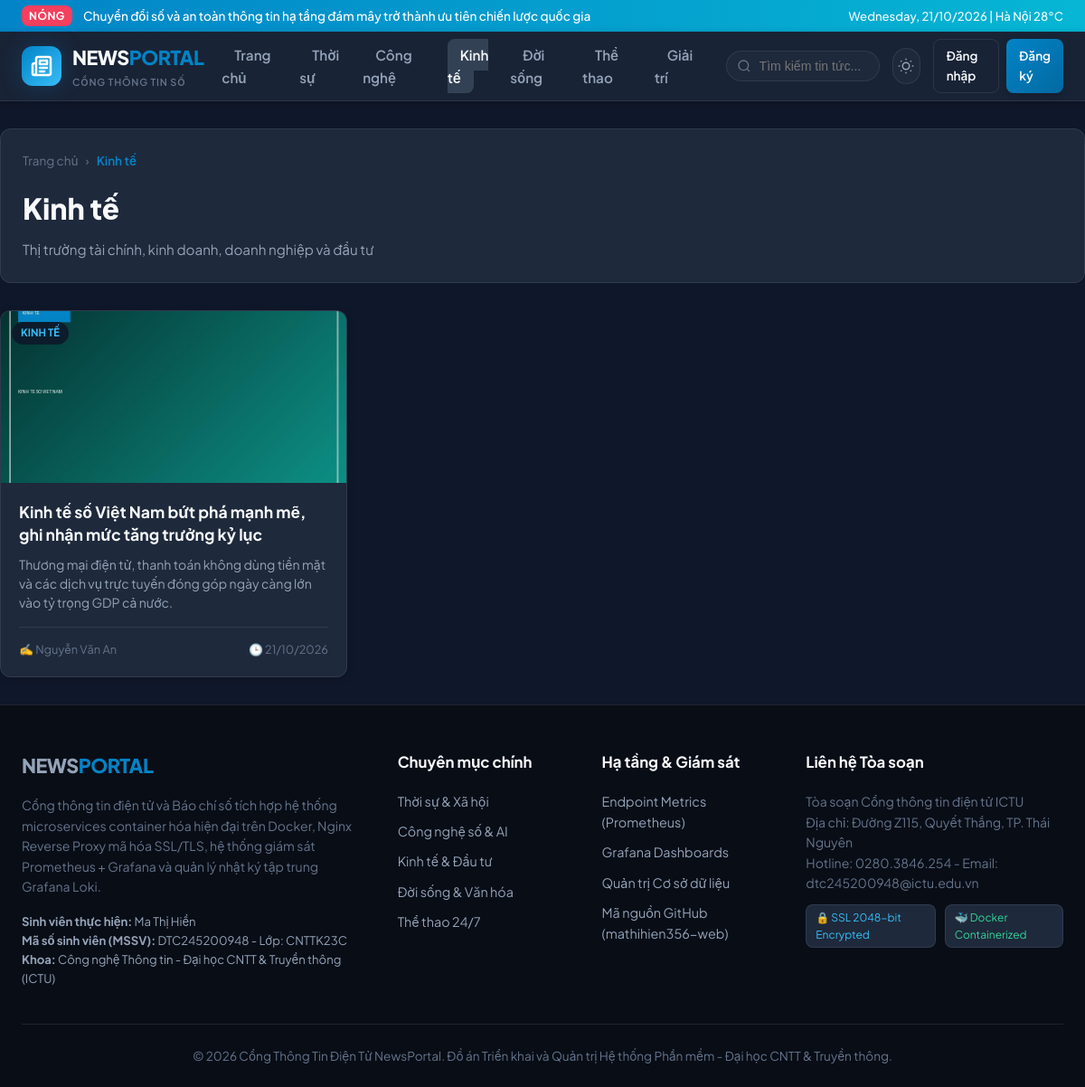
/webapp/category.php?slug=kinh-te, run on the app's committed database.
### tables this page shows
CREATE TABLE `categories` (
    `id` INT AUTO_INCREMENT PRIMARY KEY,
    `name` VARCHAR(100) NOT NULL,
    `slug` VARCHAR(100) NOT NULL UNIQUE,
    `description` VARCHAR(255) NULL,
    `icon` VARCHAR(50) DEFAULT 'newspaper',
    `display_order` INT NOT NULL DEFAULT 0,
    `created_at` TIMESTAMP DEFAULT CURRENT_TIMESTAMP,
    INDEX `idx_cat_slug` (`slug`)
);

CREATE TABLE `articles` (
    `id` INT AUTO_INCREMENT PRIMARY KEY,
    `category_id` INT NOT NULL,
    `author_id` INT NOT NULL,
    `title` VARCHAR(255) NOT NULL,
    `slug` VARCHAR(255) NOT NULL UNIQUE,
    `summary` TEXT NOT NULL,
    `content` LONGTEXT NOT NULL,
    `thumbnail` VARCHAR(255) NULL,
    `views` INT NOT NULL DEFAULT 0,
    `is_featured` TINYINT(1) NOT NULL DEFAULT 0,
    `status` ENUM('draft', 'published', 'archived') NOT NULL DEFAULT 'published',
    `published_at` TIMESTAMP DEFAULT CURRENT_TIMESTAMP,
    `created_at` TIMESTAMP DEFAULT CURRENT_TIMESTAMP,
    `updated_at` TIMESTAMP DEFAULT CURRENT_TIMESTAMP ON UPDATE CURRENT_TIMESTAMP,
    CONSTRAINT `fk_articles_category` FOREIGN KEY (`category_id`) REFERENCES `categories` (`id`) ON DELETE CASCADE,
    CONSTRAINT `fk_articles_author` FOREIGN KEY (`author_id`) REFERENCES `users` (`id`) ON DELETE CASCADE,
    INDEX `idx_art_status_pub` (`status`, `published_at`),
    INDEX `idx_art_featured` (`is_featured`),
    INDEX `idx_art_category` (`category_id`),
    INDEX `idx_art_author` (`author_id`)
);

CREATE TABLE `users` (
    `id` INT AUTO_INCREMENT PRIMARY KEY,
    `username` VARCHAR(50) NOT NULL UNIQUE,
    `email` VARCHAR(100) NOT NULL UNIQUE,
    `password_hash` VARCHAR(255) NOT NULL,
    `full_name` VARCHAR(100) NOT NULL,
    `role` ENUM('admin', 'author', 'reader') NOT NULL DEFAULT 'reader',
    `avatar` VARCHAR(255) DEFAULT '/assets/images/default-avatar.png',
    `bio` TEXT NULL,
    `is_active` TINYINT(1) NOT NULL DEFAULT 1,
    `created_at` TIMESTAMP DEFAULT CURRENT_TIMESTAMP,
    `updated_at` TIMESTAMP DEFAULT CURRENT_TIMESTAMP ON UPDATE CURRENT_TIMESTAMP,
    INDEX `idx_user_role` (`role`),
    INDEX `idx_user_active` (`is_active`)
);

### webapp/includes/auth.php (called while the page is built, shortened)
<?php
function e($str) {
    return htmlspecialchars($str ?? '', ENT_QUOTES, 'UTF-8');
}
function is_logged_in() {
    return !empty($_SESSION['user_id']);
}
function current_user() {
    if (!is_logged_in()) {
        return null;
    }
    return [
        'id'        => $_SESSION['user_id'],
        'username'  => $_SESSION['username'],
        'full_name' => $_SESSION['full_name'],
        'role'      => $_SESSION['role'],
        'email'     => $_SESSION['email'] ?? '',
        'avatar'    => $_SESSION['avatar'] ?? '/assets/images/default-avatar.png'
    ];
}

### webapp/category.php (the view, shortened to what this page needs)
<?php
$slug = $_GET['slug'] ?? '';
$db = get_db_connection();
$stmt = $db->prepare("SELECT * FROM categories WHERE slug = ? LIMIT 1");
$stmt->execute([$slug]);
$category = $stmt->fetch();
$stmt = $db->prepare("
    SELECT a.*, u.full_name AS author_name
    FROM articles a
    JOIN users u ON a.author_id = u.id
    WHERE a.category_id = ? AND a.status = 'published'
    ORDER BY a.published_at DESC
");
$stmt->execute([$category['id']]);
$articles = $stmt->fetchAll();
require_once __DIR__ . '/includes/header.php';
?>
<div class="container" style="padding: 30px 0;">
    <div style="margin-bottom: 30px; padding: 24px; background: var(--bg-surface); border-radius: var(--radius-md); border: 1px solid var(--border-color);">
        <nav class="article-breadcrumb">
            <a href="/">Trang chủ</a> &rsaquo;
            <span style="color: var(--primary); font-weight: 600;"><?= e($category['name']) ?></span>
        </nav>
        <h1 style="font-size: 2rem; font-weight: 800; margin-bottom: 8px;"><?= e($category['name']) ?></h1>
        <p style="color: var(--text-secondary); font-size: 0.95rem;"><?= e($category['description']) ?></p>
    </div>
    <?php if (empty($articles)): ?>
        <div style="text-align: center; padding: 60px 0; color: var(--text-muted);">
            <p style="font-size: 1.1rem;">Chưa có bài viết nào trong chuyên mục này.</p>
        </div>
    <?php else: ?>
        <div class="article-cards-grid">
            <?php foreach ($articles as $art): ?>
                <article class="article-card">
                    <a href="/article.php?slug=<?= e($art['slug']) ?>" class="card-thumb-wrap">
                        <img src="<?= e($art['thumbnail'] ?: '/assets/images/default-news.jpg') ?>"
                             alt="<?= e($art['title']) ?>" class="card-thumb"
                             onerror="this.src='https://images.unsplash.com/photo-1504384308090-c894fdcc538d?w=600&auto=format&fit=crop&q=80'">
                        <span class="card-category-badge"><?= e($category['name']) ?></span>
                    </a>
                    <div class="card-body">
                        <h3 class="card-title">
                            <a href="/article.php?slug=<?= e($art['slug']) ?>"><?= e($art['title']) ?></a>
                        </h3>
                        <p class="card-summary"><?= e($art['summary']) ?></p>
                        <div class="card-footer">
                            <span>✍️ <?= e($art['author_name']) ?></span>
                            <span>🕒 <?= date('d/m/Y', strtotime($art['published_at'])) ?></span>
                        </div>
                    </div>
                </article>
            <?php endforeach; ?>
        </div>
    <?php endif; ?>
</div>
<?php require_once __DIR__ . '/includes/footer.php'; ?>

### webapp/includes/header.php (shortened to what this page needs)
<?php
require_once __DIR__ . '/auth.php';
$headerCategories = [];
try {
    $db = get_db_connection();
    $stmt = $db->query("SELECT id, name, slug FROM categories ORDER BY display_order ASC LIMIT 6");
    $headerCategories = $stmt->fetchAll();
} catch (Exception $e) {
}
$currentUser = current_user();
?>
<!DOCTYPE html>
<html lang="vi" data-theme="dark">
<head>
    <link rel="stylesheet" href="/assets/css/style.css">
</head>
<body>
<div class="top-bar">
    <div class="container top-bar-content">
        <div class="breaking-news">
            <span class="breaking-badge">NÓNG</span>
            <span>Chuyển đổi số và an toàn thông tin hạ tầng đám mây trở thành ưu tiên chiến lược quốc gia</span>
        </div>
        <div style="font-size: 0.82rem; opacity: 0.95;">
            <?= date('l, d/m/Y') ?> | Hà Nội 28°C
        </div>
    </div>
</div>
<header class="site-header">
    <div class="container navbar">
        <a href="/" class="logo-brand">
            <div class="logo-icon">
            </div>
            <div>
                <div class="logo-text">NEWS<span>PORTAL</span></div>
                <div class="logo-subtitle">Cổng Thông Tin Số</div>
            </div>
        </a>
        <ul class="nav-links">
            <li><a href="/" class="nav-link <?= empty($_GET['cat']) && basename($_SERVER['PHP_SELF']) == 'index.php' ? 'active' : '' ?>">Trang chủ</a></li>
            <?php foreach ($headerCategories as $cat): ?>
                <li>
                    <a href="/category.php?slug=<?= e($cat['slug']) ?>"
                       class="nav-link <?= isset($_GET['slug']) && $_GET['slug'] === $cat['slug'] ? 'active' : '' ?>">
                        <?= e($cat['name']) ?>
                    </a>
                </li>
            <?php endforeach; ?>
        </ul>
        <div class="nav-actions">
            <form action="/search.php" method="GET" class="search-box-mini">
                <svg viewBox="0 0 24 24" fill="none" stroke="currentColor" stroke-width="2">
                    <circle cx="11" cy="11" r="8"></circle>
                    <line x1="21" y1="21" x2="16.65" y2="16.65"></line>
                </svg>
                <input type="text" name="q" placeholder="Tìm kiếm tin tức..." value="<?= e($_GET['q'] ?? '') ?>">
            </form>
            <button id="themeToggleBtn" class="theme-toggle-btn" title="Chuyển chế độ sáng/tối">
            </button>
            <?php if ($currentUser): ?>
                <div class="user-menu-wrapper" style="position: relative;">
                    <div class="user-menu-btn">
                        <div class="user-avatar-mini" style="display:flex;align-items:center;justify-content:center;background:#0284c7;color:#fff;font-weight:700;">
                            <?= strtoupper(substr($currentUser['full_name'], 0, 1)) ?>
                        </div>
                        <span style="font-size: 0.88rem; font-weight: 600; color: var(--text-primary);">
                            <?= e($currentUser['full_name']) ?>
                        </span>
                        <span class="user-role-badge role-<?= e($currentUser['role']) ?>">
                            <?= strtoupper(e($currentUser['role'])) ?>
                        </span>
                    </div>
                    <div class="dropdown-menu">
                        <?php if ($currentUser['role'] === 'admin' || $currentUser['role'] === 'author'): ?>
                            <a href="/admin/index.php" class="dropdown-item">
                                <svg width="16" height="16" viewBox="0 0 24 24" fill="none" stroke="currentColor" stroke-width="2"><rect x="3" y="3" width="7" height="7"></rect><rect x="14" y="3" width="7" height="7"></rect><rect x="14" y="14" width="7" height="7"></rect><rect x="3" y="14" width="7" height="7"></rect></svg>
                                Bàn Quản trị Portal
                            </a>
                            <a href="/admin/article_edit.php" class="dropdown-item">
                                <svg width="16" height="16" viewBox="0 0 24 24" fill="none" stroke="currentColor" stroke-width="2"><path d="M12 20h9"></path><path d="M16.5 3.5a2.121 2.121 0 0 1 3 3L7 19l-4 1 1-4L16.5 3.5z"></path></svg>
                                Viết bài mới
                            </a>
                        <?php endif; ?>
                        <a href="/profile.php" class="dropdown-item">
                            <svg width="16" height="16" viewBox="0 0 24 24" fill="none" stroke="currentColor" stroke-width="2"><path d="M20 21v-2a4 4 0 0 0-4-4H8a4 4 0 0 0-4 4v2"></path><circle cx="12" cy="7" r="4"></circle></svg>
                            Trang cá nhân
                        </a>
                        <a href="/logout.php" class="dropdown-item" style="color: #f43f5e;">
                            <svg width="16" height="16" viewBox="0 0 24 24" fill="none" stroke="currentColor" stroke-width="2"><path d="M9 21H5a2 2 0 0 1-2-2V5a2 2 0 0 1 2-2h4"></path><polyline points="16 17 21 12 16 7"></polyline><line x1="21" y1="12" x2="9" y2="12"></line></svg>
                            Đăng xuất
                        </a>
                    </div>
                </div>
            <?php else: ?>
                <div style="display: flex; gap: 8px;">
                    <a href="/login.php" class="btn btn-outline" style="padding: 7px 14px; font-size: 0.85rem;">Đăng nhập</a>
                    <a href="/register.php" class="btn btn-primary" style="padding: 7px 14px; font-size: 0.85rem;">Đăng ký</a>
                </div>
            <?php endif; ?>
        </div>
    </div>
</header>
<main>

### data on the page
categories: name "Thời sự"
categories: name "Công nghệ"
categories: name "Kinh tế", description "Thị trường tài chính, kinh doanh, doanh nghiệp và đầu tư"
categories: name "Đời sống"
categories: name "Thể thao"
categories: name "Giải trí"
articles: thumbnail (picture), category.name "KINH TẾ", title "Kinh tế số Việt Nam bứt phá mạnh mẽ, ghi nhận mức tăng trưởng kỷ lục", summary "Thương mại điện tử, thanh toán không dùng tiền mặt và các dịch vụ trực tuyến đóng góp ngày càng lớn vào tỷ trọng GDP cả nước.", author.full_name "Nguyễn Văn An", published_at "21/10/2026"
